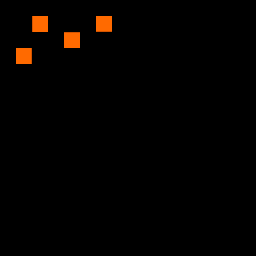

A 2D game scene composited from a Tiled map and its tileset images. What follows is a short description and the map's XML, with every tile layer's data as written:
An orthogonal 16x16 tile map with 16x16 px tiles, 3 tile layers (regions, input_layer1, output_layer1).

<map version="1.5" tiledversion="1.7.2" orientation="orthogonal" renderorder="right-down" width="16" height="16" tilewidth="16" tileheight="16" infinite="0" nextlayerid="4" nextobjectid="1">
 <tileset firstgid="1" source="../../Tileset.tsx" />
 <layer id="2" name="regions" width="16" height="16">
  <data encoding="csv">
0,0,0,0,0,0,0,0,0,0,0,0,0,0,0,0,
0,10,10,0,10,0,10,0,0,0,0,0,0,0,0,0,
0,0,0,0,10,0,10,0,0,0,0,0,0,0,0,0,
0,10,10,0,0,0,0,0,0,0,0,0,0,0,0,0,
0,0,0,0,0,0,0,0,0,0,0,0,0,0,0,0,
0,0,0,0,0,0,0,0,0,0,0,0,0,0,0,0,
0,0,0,0,0,0,0,0,0,0,0,0,0,0,0,0,
0,0,0,0,0,0,0,0,0,0,0,0,0,0,0,0,
0,0,0,0,0,0,0,0,0,0,0,0,0,0,0,0,
0,0,0,0,0,0,0,0,0,0,0,0,0,0,0,0,
0,0,0,0,0,0,0,0,0,0,0,0,0,0,0,0,
0,0,0,0,0,0,0,0,0,0,0,0,0,0,0,0,
0,0,0,0,0,0,0,0,0,0,0,0,0,0,0,0,
0,0,0,0,0,0,0,0,0,0,0,0,0,0,0,0,
0,0,0,0,0,0,0,0,0,0,0,0,0,0,0,0,
0,0,0,0,0,0,0,0,0,0,0,0,0,0,0,0
</data>
 </layer>
 <layer id="1" name="input_layer1" width="16" height="16">
  <data encoding="csv">
0,0,0,0,0,0,0,0,0,0,0,0,0,0,0,0,
0,1,13,0,1,0,13,0,0,0,0,0,0,0,0,0,
0,0,0,0,13,0,1,0,0,0,0,0,0,0,0,0,
0,13,1,0,0,0,0,0,0,0,0,0,0,0,0,0,
0,0,0,0,0,0,0,0,0,0,0,0,0,0,0,0,
0,0,0,0,0,0,0,0,0,0,0,0,0,0,0,0,
0,0,0,0,0,0,0,0,0,0,0,0,0,0,0,0,
0,0,0,0,0,0,0,0,0,0,0,0,0,0,0,0,
0,0,0,0,0,0,0,0,0,0,0,0,0,0,0,0,
0,0,0,0,0,0,0,0,0,0,0,0,0,0,0,0,
0,0,0,0,0,0,0,0,0,0,0,0,0,0,0,0,
0,0,0,0,0,0,0,0,0,0,0,0,0,0,0,0,
0,0,0,0,0,0,0,0,0,0,0,0,0,0,0,0,
0,0,0,0,0,0,0,0,0,0,0,0,0,0,0,0,
0,0,0,0,0,0,0,0,0,0,0,0,0,0,0,0,
0,0,0,0,0,0,0,0,0,0,0,0,0,0,0,0
</data>
 </layer>
 <layer id="3" name="output_layer1" width="16" height="16">
  <data encoding="csv">
0,0,0,0,0,0,0,0,0,0,0,0,0,0,0,0,
0,0,12,0,0,0,22,0,0,0,0,0,0,0,0,0,
0,0,0,0,4,0,0,0,0,0,0,0,0,0,0,0,
0,14,0,0,0,0,0,0,0,0,0,0,0,0,0,0,
0,0,0,0,0,0,0,0,0,0,0,0,0,0,0,0,
0,0,0,0,0,0,0,0,0,0,0,0,0,0,0,0,
0,0,0,0,0,0,0,0,0,0,0,0,0,0,0,0,
0,0,0,0,0,0,0,0,0,0,0,0,0,0,0,0,
0,0,0,0,0,0,0,0,0,0,0,0,0,0,0,0,
0,0,0,0,0,0,0,0,0,0,0,0,0,0,0,0,
0,0,0,0,0,0,0,0,0,0,0,0,0,0,0,0,
0,0,0,0,0,0,0,0,0,0,0,0,0,0,0,0,
0,0,0,0,0,0,0,0,0,0,0,0,0,0,0,0,
0,0,0,0,0,0,0,0,0,0,0,0,0,0,0,0,
0,0,0,0,0,0,0,0,0,0,0,0,0,0,0,0,
0,0,0,0,0,0,0,0,0,0,0,0,0,0,0,0
</data>
 </layer>
</map>
